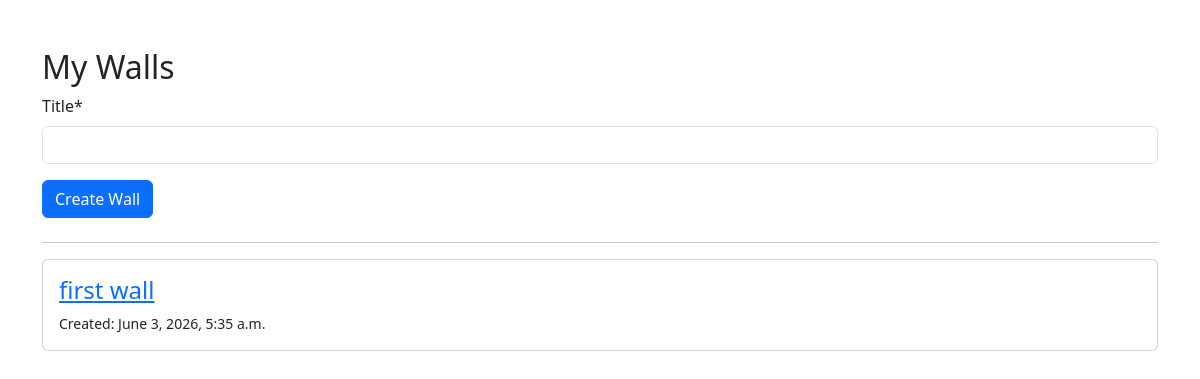
Before: / (signed in) with the older database file.
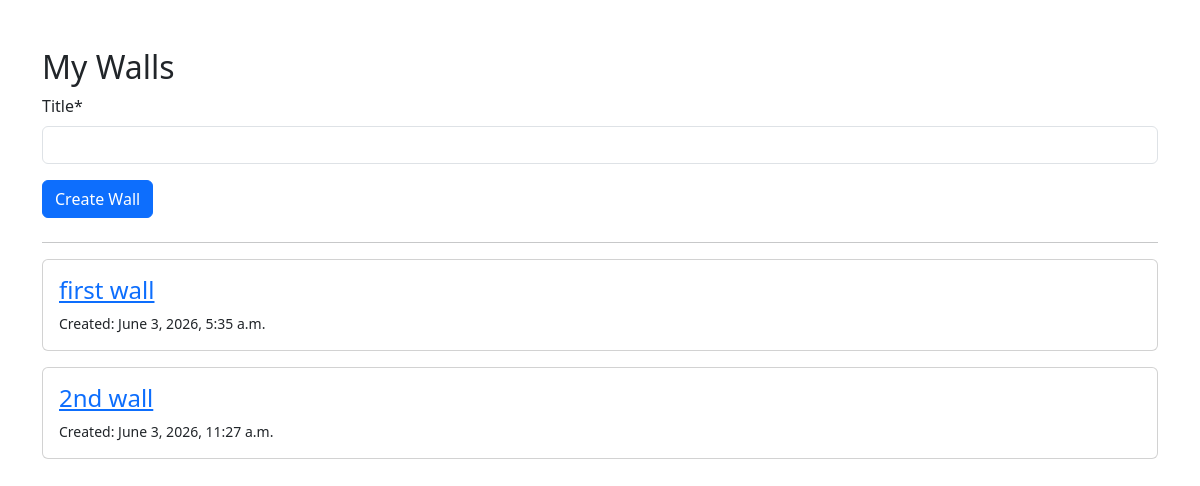
After: the same page with the newer database file.
### walls/models.py (models this page shows, shortened)
class Wall(models.Model):
    title = models.CharField(max_length=100)
    owner=models.ForeignKey(
        User,
        on_delete=models.CASCADE,
        related_name='walls'
    )
    created_at = models.DateTimeField(
        auto_now_add=True
    )

### walls/views.py (the view)
# urls.py: path('',views.home, name='home'),
@login_required #decorator, it checks automatically if a certain condition is satisfied or not
def home(request):
    if request.method=='POST':
        form=WallForm(request.POST)
        if form.is_valid():
            wall = form.save(commit=False)
            wall.owner= request.user
            wall.save()
            return redirect('home')
    else:
        form = WallForm()
    owned_walls = Wall.objects.filter(
        owner=request.user
    )
    shared_walls = Wall.objects.filter(
    members__user=request.user
    )
    walls = (
        owned_walls | shared_walls
    ).distinct()
    context={
        'walls':walls,
        'form':form
    }
    return render(
        request, 'walls/home.html', context
    )

### walls/forms.py
class WallForm(forms.ModelForm):
    class Meta:
        model = Wall
        fields = ['title']

### walls/templates/walls/home.html (shortened to what this page needs)
{% extends "base.html" %}
{% load crispy_forms_tags %}
{% block content %}
<h2>My Walls</h2>
<form method="POST" class="mb-4">
    {{ form|crispy }}
    <button class="btn btn-primary"
            type="submit">
        Create Wall
    </button>
</form>
<hr>
{% for wall in walls %}
<div class="card mb-3 p-3">
    <h4>
    <a href="{% url 'wall-detail' wall.id %}">
        {{ wall.title }}
    </a>
</h4>
    <small>
        Created:
        {{ wall.created_at }}
    </small>
</div>
{% empty %}
<p>No walls yet.</p>
{% endfor %}
{% endblock %}

Changed rows visible on the page:
added Wall: title "2nd wall", created_at "June 3, 2026, 11:27 a.m."
